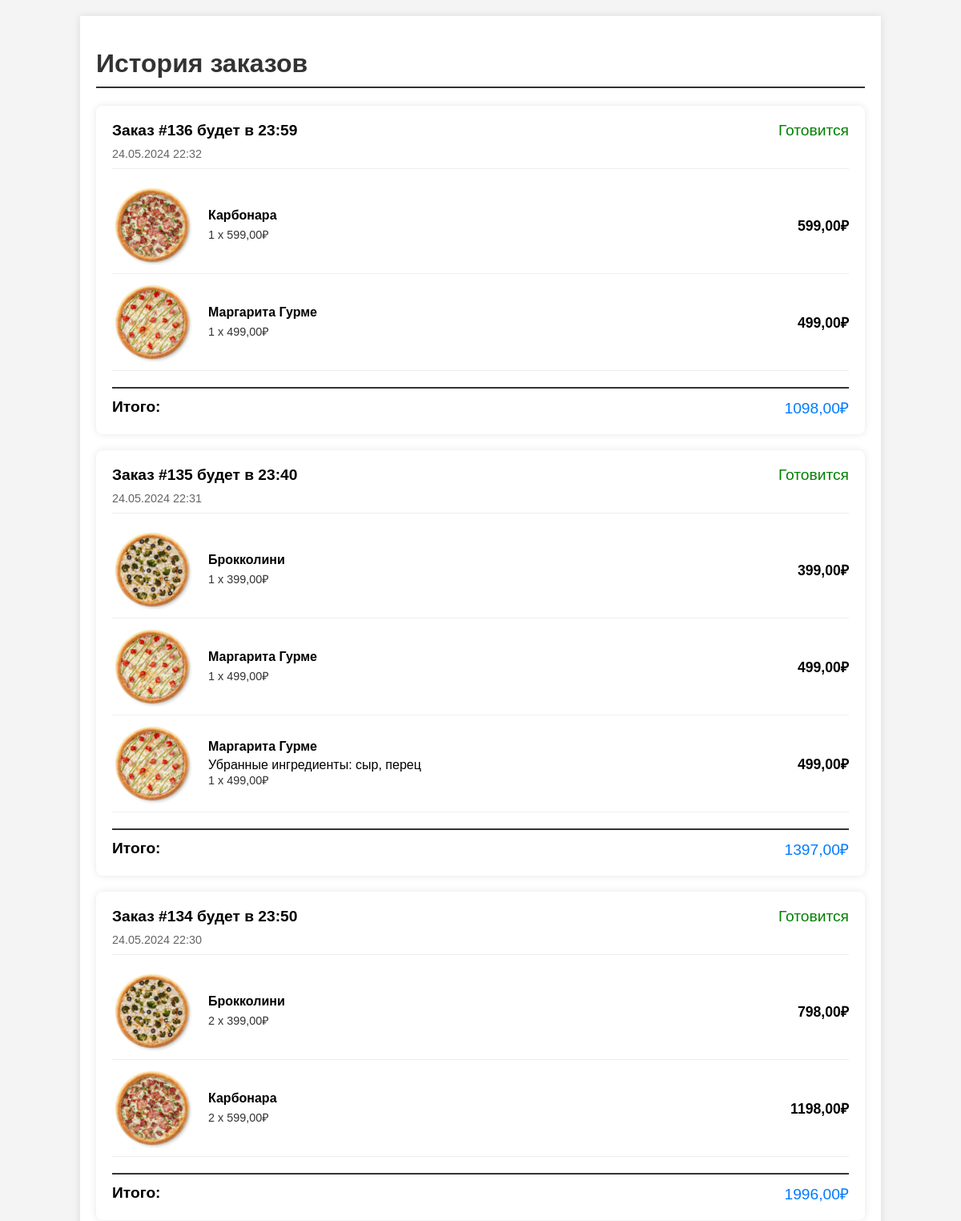
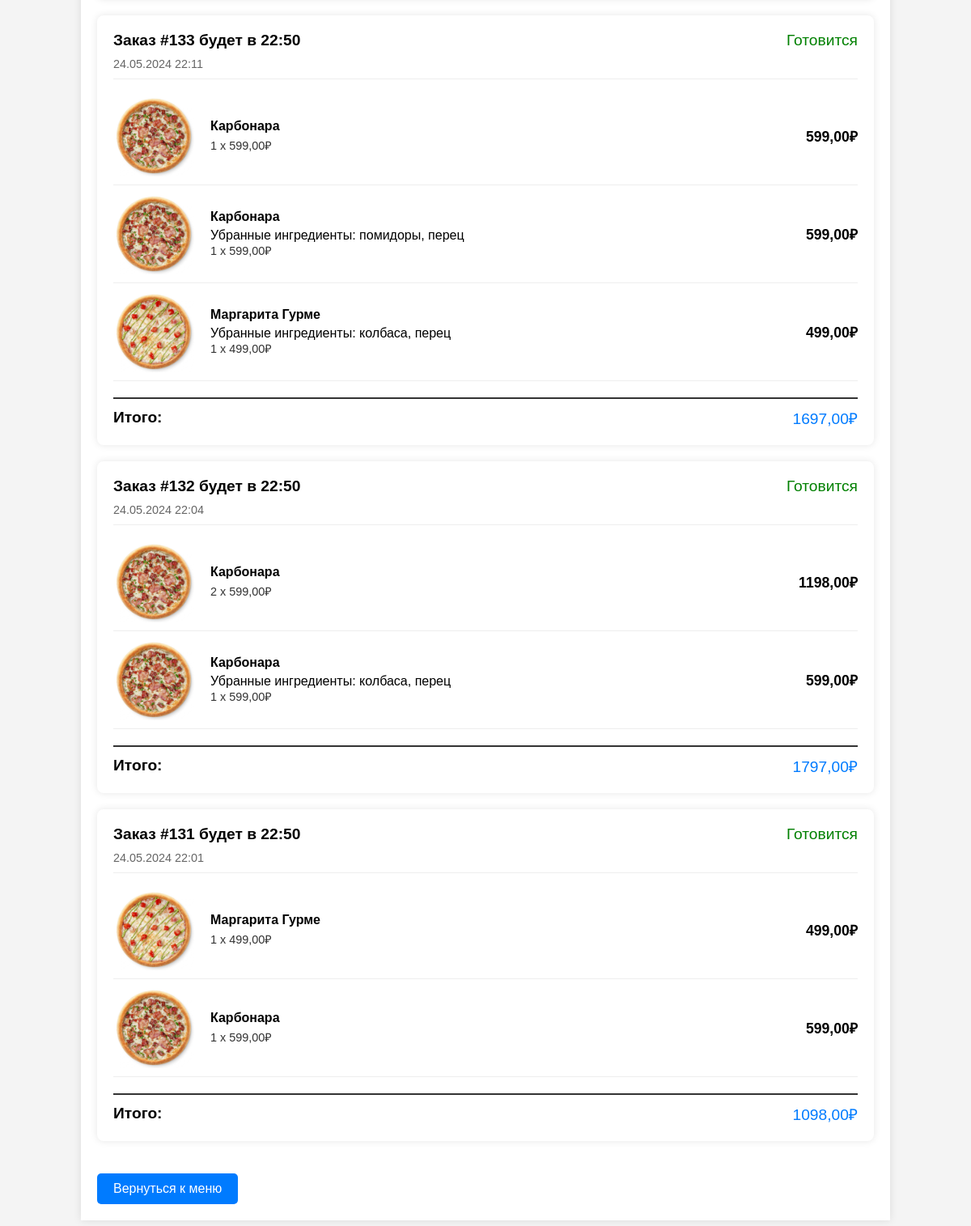
Screenshot of /order_history/ (signed in) with the database file from the repository (2 pictures, top to bottom).
### main/models.py (models this page shows, shortened)
class Order(models.Model):
    STATUS_CHOICES = [
        ('Готовится', 'Готовится'),
        ('В пути', 'В пути'),
        ('Завершен', 'Завершен'),
    ]
    user = models.ForeignKey(User, on_delete=models.CASCADE)
    created_at = models.DateTimeField(auto_now_add=True)
    status = models.CharField(max_length=20, choices=STATUS_CHOICES, default='Готовится')
    delivery_time = models.DateTimeField(null=True, blank=True)
    def get_total_cost(self):
        return sum(item.get_total_price for item in self.orderitem_set.all())

class Pizza(models.Model):
    name = models.CharField(max_length=100, verbose_name='Название')
    image = models.ImageField(upload_to='pizza_images', verbose_name='Изображение')
    price = models.DecimalField(max_digits=6, decimal_places=2, verbose_name='Цена')
    description = models.TextField(verbose_name='Описание', default='Описание пиццы')
    ingredients = models.ManyToManyField('Ingredient', blank=True, verbose_name='Ингредиенты')
    class Meta:
        verbose_name = 'Пицца'
        verbose_name_plural = 'Пиццы'

### main/views.py (the view)
# urls.py: path('order_history/', views.order_history, name='order_history'),
@login_required
def order_history(request):
    orders = Order.objects.filter(user=request.user).order_by('-created_at')
    order_data = []
    for order in orders:
        items = order.orderitem_set.all()
        item_list = []
        for item in items:
            removed_ingredients = item.ingredients.all()
            removed_ingredients_names = [ingredient.name for ingredient in removed_ingredients]
            item_list.append({
                'pizza_name': item.pizza.name,
                'removed_ingredients': removed_ingredients_names,
                'image_url': item.pizza.image.url,  # Исправлено для получения URL изображения
                'quantity': item.quantity,
                'price': item.pizza.price,
                'total_price': item.quantity * item.pizza.price
            })
        order_data.append({
            'id': order.id,
            'created_at': order.created_at,
            'delivery_time': order.delivery_time,
            'items': item_list,
            'total_cost': order.get_total_cost()
        })
    context = {'orders': order_data}
    return render(request, 'main/order_history.html', context)

### main/models.py (called while the page is built)
    @property
    def get_total_price(self):
        return self.quantity * self.pizza.price

### main/templates/main/order_history.html (shortened to what this page needs)
{% load static %}
<!DOCTYPE html>
<html lang="ru">
<head>
    <link rel="stylesheet" href="{% static 'main/css/order_history.css' %}">
</head>
<body>
    <div class="container">
        <header>
            <h1>История заказов</h1>
        </header>
        <main>
            {% for order in orders %}
                <div class="order-card">
                    <div class="order-header">
                        <span class="order-id" data-order-id="{{ order.id }}">Заказ #{{ order.id }} будет в {{ order.delivery_time|date:"H:i" }}</span>
                        <span id="order-status-{{ order.id }}" class="order-status">{{ order.status }}</span>
                    </div>
                    <div class="order-date">
                        {{ order.created_at|date:"d.m.Y H:i" }}
                    </div>
                    <div class="order-details">
                        {% for item in order.items %}
                            <div class="order-item">
                                <img src="{{ item.image_url }}" alt="{{ item.pizza_name }}">
                                <div class="item-info">
                                    <div class="item-name">{{ item.pizza_name }}</div>
                                    {% if item.removed_ingredients %}
                                        <div class="removed-ingredients">Убранные ингредиенты: {{ item.removed_ingredients|join:", " }}</div>
                                    {% endif %}
                                    <div class="item-quantity-price">{{ item.quantity }} x {{ item.price }}₽</div>
                                </div>
                                <div class="item-total-price">{{ item.total_price }}₽</div>
                            </div>
                        {% endfor %}
                    </div>
                    <div class="order-total">
                        <span class="total-label">Итого:</span>
                        <span class="total-price">{{ order.total_cost|floatformat:2 }}₽</span>
                    </div>
                </div>
            {% endfor %}
        </main>
        <footer>
            <a href="{% url 'pizza_list' %}" class="back-to-menu">Вернуться к меню</a>
        </footer>
    </div>
</body>
</html>

### main/static/main/css/order_history.css (style rules this page uses)
body { font-family: Arial, sans-serif; background-color: #f4f4f4; margin: 0; padding: 0; }
.container { width: 80%; margin: 20px auto; background: white; padding: 20px; box-shadow: 0 0 10px rgba(0, 0, 0, 0.1); }
h1 { color: #333; border-bottom: 2px solid #333; padding-bottom: 10px; }
.order-card { background: #fff; margin-bottom: 20px; padding: 20px; box-shadow: 0 0 10px rgba(0, 0, 0, 0.1); border-radius: 8px; }
.order-header { display: flex; justify-content: space-between; align-items: center; font-size: 1.2em; margin-bottom: 10px; }
.order-id { font-weight: bold; }
.order-status { color: green; }
.order-date { font-size: 0.9em; color: #666; margin-bottom: 10px; }
.order-details { border-top: 1px solid #eee; padding-top: 10px; margin-top: 10px; }
.order-item { display: flex; align-items: center; border-bottom: 1px solid #eee; padding: 10px 0; }
.order-item img { width: 100px; height: 100px; object-fit: cover; margin-right: 20px; border-radius: 8px; }
.item-info { flex: 1; }
.item-name { font-weight: bold; margin-bottom: 5px; }
.item-quantity-price { font-size: 0.9em; color: #333; }
.item-total-price { font-size: 1.1em; font-weight: bold; }
.order-total { display: flex; justify-content: space-between; align-items: center; font-size: 1.2em; margin-top: 20px; padding-top: 10px; border-top: 2px solid #333; }
.total-label { font-weight: bold; }
.total-price { color: #007bff; }
.back-to-menu { display: inline-block; margin-top: 20px; padding: 10px 20px; background: #007bff; color: white; text-decoration: none; border-radius: 5px; text-align: center; }

### rows the page displays
Order: delivery_time "23:59", created_at "24.05.2024 22:32"
Pizza: pizza_name "Карбонара" "Карбонара" "Карбонара" "Карбонара" "Карбонара" "Карбонара" "Карбонара", price "599,00" "599,00" "599,00" "599,00" "599,00" "599,00" "599,00"
Pizza: pizza_name "Маргарита Гурме" "Маргарита Гурме" "Маргарита Гурме" "Маргарита Гурме" "Маргарита Гурме", price "499,00" "499,00" "499,00" "499,00" "499,00"
Order: delivery_time "23:40", created_at "24.05.2024 22:31"
Pizza: pizza_name "Брокколини" "Брокколини", price "399,00" "399,00"
Order: delivery_time "23:50", created_at "24.05.2024 22:30"
Order: delivery_time "22:50", created_at "24.05.2024 22:11"
Order: delivery_time "22:50", created_at "24.05.2024 22:04"
Order: delivery_time "22:50", created_at "24.05.2024 22:01"

### other values shown
{{ order.id }} "136" "135" "134" "133" "132" "131"
{{ item.quantity }} "1" "1" "1" "1" "1" "2" "2" "1" "1" "1" "2" "1" "1" "1"
{{ item.total_price }} "599,00" "499,00" "399,00" "499,00" "499,00" "798,00" "1198,00" "599,00" "599,00" "499,00" "1198,00" "599,00" "499,00" "599,00"
{{ order.total_cost|floatformat:2 }} "1098,00" "1397,00" "1996,00" "1697,00" "1797,00" "1098,00"
{{ item.removed_ingredients|join:", " }} "сыр, перец" "помидоры, перец" "колбаса, перец" "колбаса, перец"
